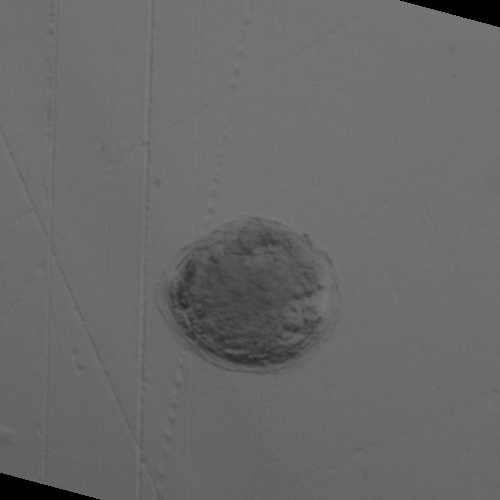
#> input picture featureExtraction/train/larvae/augmented_image104_3.jpg, 500 x 500 px, found by its file name; its folder holds only this picture in this run
$ python augmentation.py
#> lines starting #> are read from the running program, lines starting #| are printed output that depends on the picture
import os
import cv2
import random
import numpy as np

def resize_image(image, target_size):
    return cv2.resize(image, target_size)

def rotate_image(image, angle):

    height, width = image.shape[:2]
    rotation_matrix = cv2.getRotationMatrix2D((width/2, height/2), angle, 1)
    rotated_image = cv2.warpAffine(image, rotation_matrix, (width, height))

    # Specify the radius of expansion
    expand_radius = 3  # Adjust this value as needed
    # Find the coordinates where the image is 0-valued
    zero_coords = np.where(rotated_image == 0)

    new_level = 200
    # Create a binary mask from zero_coords
    mask = np.zeros_like(rotated_image, dtype=np.uint8)
    mask[zero_coords] = 255

    # Dilate the mask to expand the area
    kernel = np.ones((expand_radius * 2 + 1, expand_radius * 2 + 1), dtype=np.uint8)
    dilated_mask = cv2.dilate(mask, kernel)

    # Apply the dilated mask to the original image
    expanded_image = np.where(dilated_mask == 255, 0, rotated_image)

    zero_coords = np.where(expanded_image == 0)
    gray_roi = cv2.cvtColor(expanded_image, cv2.COLOR_BGR2GRAY)


    new_level = max(gray_roi[50, 7] , gray_roi[50, -7])
    expanded_image[zero_coords] = new_level


    return expanded_image

def flip_image(image):
    return cv2.flip(image, 1)  # 1 for horizontal flip

def central_crop(image, crop_size):
    y1 = int((image.shape[0] - crop_size[0]) / 2)
    y2 = y1 + crop_size[0]
    x1 = int((image.shape[1] - crop_size[1]) / 2)
    x2 = x1 + crop_size[1]
    return image[y1:y2, x1:x2]

def augment_images(input_folder, output_folder, target_num_images, target_size=(100, 100), rotation_angles=[-30, -15, 0, 15, 30], flip=True, crop=True, brightness_range=(0.7, 1.3), contrast_range=(0.7, 1.3), crop_size=(100, 100)):
#> called with input_folder = './normalDataset/larvae', output_folder = './normalDataset/augmented/larvae', target_num_images = 2000, target_size = (100, 100), flip = True, crop = True, brightness_range = (0.7, 1.3), contrast_range = (0.7, 1.3)
    if not os.path.exists(output_folder):
        os.makedirs(output_folder)

    num_augmentations_per_image = max(1, target_num_images // len(os.listdir(input_folder)))

    for filename in os.listdir(input_folder):
        if filename.lower().endswith(('.png', '.jpg', '.jpeg', '.bmp')):
            image_path = os.path.join(input_folder, filename)
            image = cv2.imread(image_path)
#> image is the input picture: shape (500, 500, 3); min 0, max 125, mean 105

            # Resize to a fixed size
            image = resize_image(image, target_size)

            for _ in range(num_augmentations_per_image):
                augmented_image = image.copy()

                # Rotation
                if rotation_angles:
                    angle = random.choice(rotation_angles)
                    augmented_image = rotate_image(augmented_image, angle)

                # Flipping
                if flip and random.random() > 0.5:
                    augmented_image = flip_image(augmented_image)

                # Central cropping
                if crop:
                    augmented_image = central_crop(augmented_image, crop_size)

                # Save augmented image
                output_filename = f"augmented_{filename[:-4]}_{_+1}.jpg"
                output_path = os.path.join(output_folder, output_filename)
                cv2.imwrite(output_path, augmented_image)
#> this loop made 2000 passes
#> new_level in rotate_image on passes 1 to 3: 111, 111, 108
#> pass 1, in rotate_image, `rotated_image = cv2.warpAffine(image, rotation_matrix, (width, height))`:
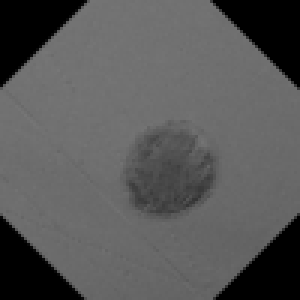
#> rotated_image: shape (100, 100, 3) (shown 3 times larger); min 0, max 119, mean 87.7
#> pass 1, in rotate_image, `expanded_image = np.where(dilated_mask == 255, 0, rotated_image)`:
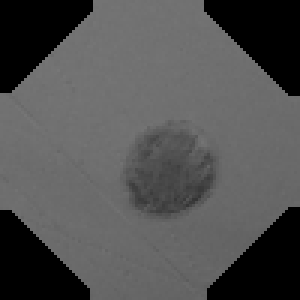
#> expanded_image: shape (100, 100, 3) (shown 3 times larger); min 0, max 119, mean 81.1
#> pass 1, in augment_images, `augmented_image = rotate_image(augmented_image, angle)`:
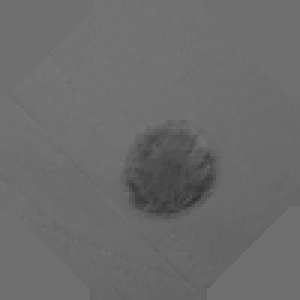
#> augmented_image: shape (100, 100, 3) (shown 3 times larger); min 52, max 119, mean 107

if __name__ == "__main__":
    input_folder = "./normalDataset/larvae"
    output_folder = "./normalDataset/augmented/larvae"
    target_num_images = 2000  # Total number of images after augmentation
    rotation_angles = [-45, -30, -15, 0, 15, 30, 45]  # List of rotation angles to choose from
    augment_images(input_folder, output_folder, target_num_images, rotation_angles=rotation_angles)

$ run again, on featureExtraction/train/larvae/augmented_image116_13.jpg
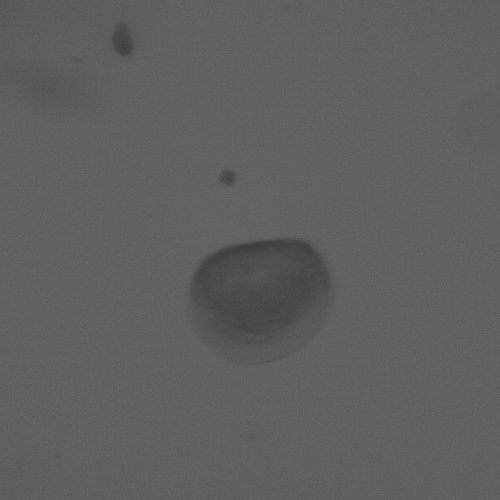
#> input picture featureExtraction/train/larvae/augmented_image116_13.jpg, 500 x 500 px, found by its file name
#> in augment_images, image is the input picture: shape (500, 500, 3); min 56, max 114, mean 95.4
#> the loop in augment_images, `for _ in range(num_augmentations_per_image):` made 2000 passes
#> new_level in rotate_image on passes 1 to 3: 97, 100, 94
#> pass 1, in rotate_image, `rotated_image = cv2.warpAffine(image, rotation_matrix, (width, height))`:
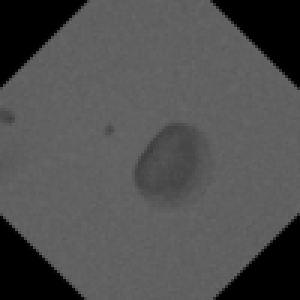
#> rotated_image: shape (100, 100, 3) (shown 3 times larger); min 0, max 103, mean 79.1
#> pass 1, in rotate_image, `expanded_image = np.where(dilated_mask == 255, 0, rotated_image)`:
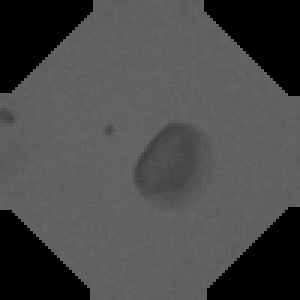
#> expanded_image: shape (100, 100, 3) (shown 3 times larger); min 0, max 103, mean 73.2

$ run again, on featureExtraction/train/larvae/augmented_image120_4.jpg
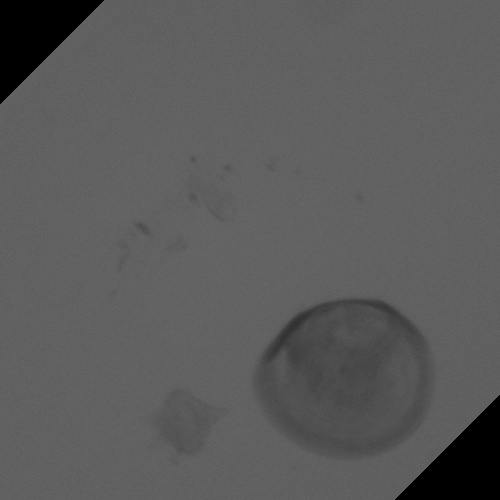
#> input picture featureExtraction/train/larvae/augmented_image120_4.jpg, 500 x 500 px, found by its file name
#> in augment_images, image is the input picture: shape (500, 500, 3); min 0, max 105, mean 90.9
#> the loop in augment_images, `for _ in range(num_augmentations_per_image):` made 2000 passes
#> new_level in rotate_image on passes 1 to 3: 97, 97, 98
#> pass 1, in rotate_image, `expanded_image = np.where(dilated_mask == 255, 0, rotated_image)`:
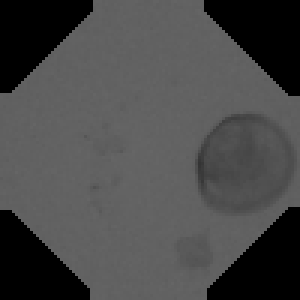
#> expanded_image: shape (100, 100, 3) (shown 3 times larger); min 0, max 102, mean 72.7
#> pass 1, in augment_images, `augmented_image = rotate_image(augmented_image, angle)`:
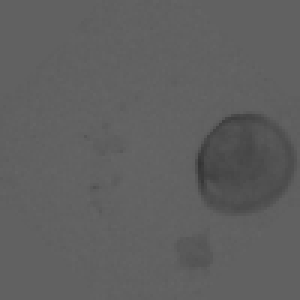
#> augmented_image: shape (100, 100, 3) (shown 3 times larger); min 52, max 102, mean 95.3

$ run again, on featureExtraction/train/larvae/augmented_image121_15.jpg
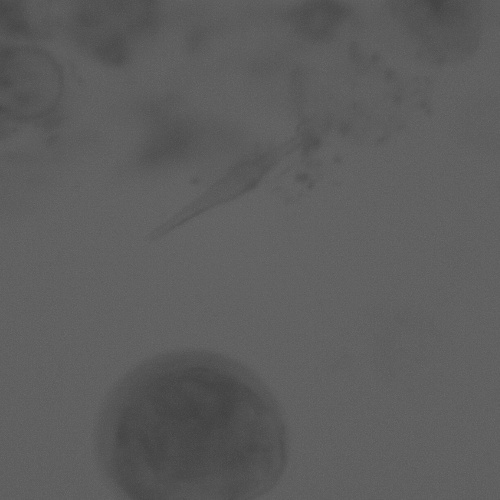
#> input picture featureExtraction/train/larvae/augmented_image121_15.jpg, 500 x 500 px, found by its file name
#> in augment_images, image is the input picture: shape (500, 500, 3); min 63, max 111, mean 93.1
#> the loop in augment_images, `for _ in range(num_augmentations_per_image):` made 2000 passes
#> new_level in rotate_image on passes 1 to 3: 98, 96, 100
#> pass 1, in rotate_image, `expanded_image = np.where(dilated_mask == 255, 0, rotated_image)`:
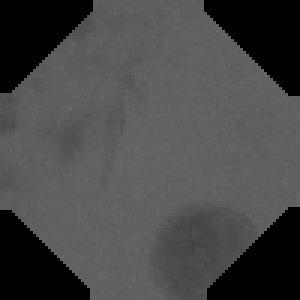
#> expanded_image: shape (100, 100, 3) (shown 3 times larger); min 0, max 105, mean 71.8
#> pass 1, in augment_images, `augmented_image = rotate_image(augmented_image, angle)`:
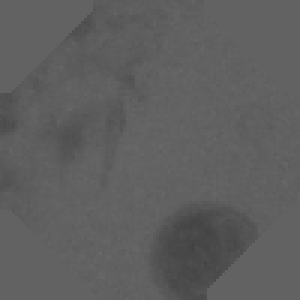
#> augmented_image: shape (100, 100, 3) (shown 3 times larger); min 66, max 105, mean 94.7

$ run again, on featureExtraction/train/larvae/augmented_image105_20.jpg
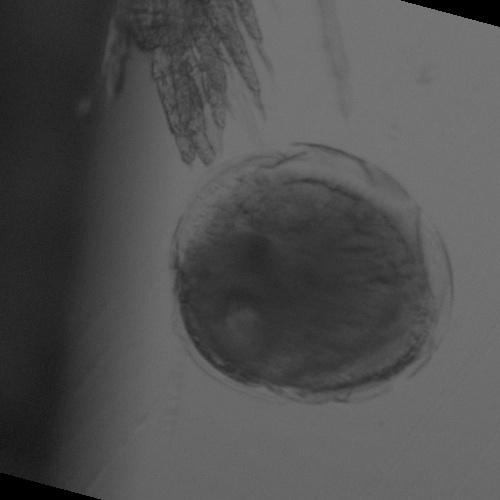
#> input picture featureExtraction/train/larvae/augmented_image105_20.jpg, 500 x 500 px, found by its file name
#> in augment_images, image is the input picture: shape (500, 500, 3); min 0, max 122, mean 80.3
#> the loop in augment_images, `for _ in range(num_augmentations_per_image):` made 2000 passes
#> new_level in rotate_image on passes 1 to 3: 107, 111, 111
#> pass 1, in rotate_image, `expanded_image = np.where(dilated_mask == 255, 0, rotated_image)`:
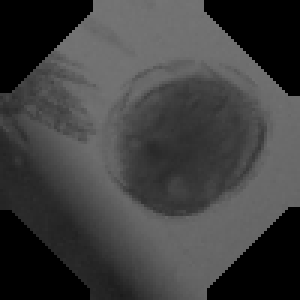
#> expanded_image: shape (100, 100, 3) (shown 3 times larger); min 0, max 117, mean 62.9
#> pass 1, in augment_images, `augmented_image = rotate_image(augmented_image, angle)`:
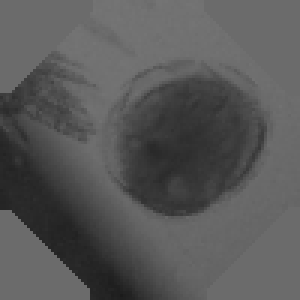
#> augmented_image: shape (100, 100, 3) (shown 3 times larger); min 27, max 117, mean 87.9
